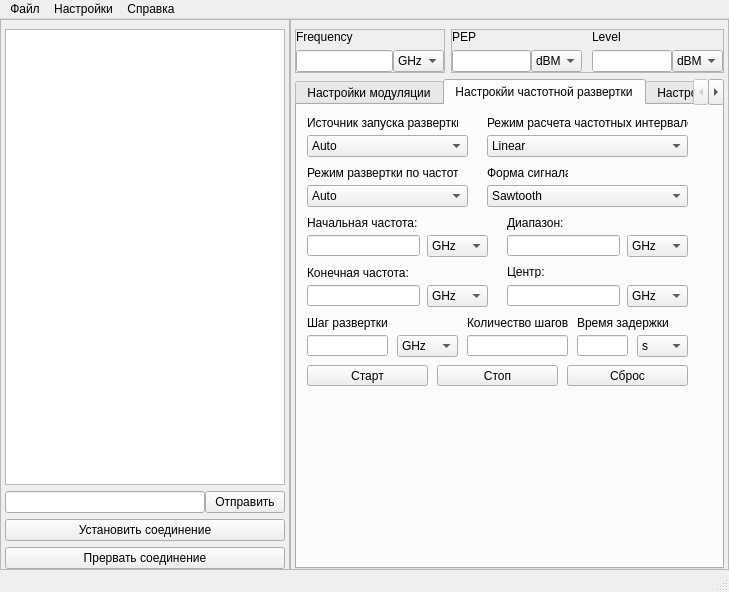
<?xml version="1.0" encoding="UTF-8"?>
<ui version="4.0">
 <class>MainWindow</class>
 <widget class="QMainWindow" name="MainWindow">
  <property name="geometry">
   <rect>
    <x>0</x>
    <y>0</y>
    <width>729</width>
    <height>592</height>
   </rect>
  </property>
  <property name="minimumSize">
   <size>
    <width>729</width>
    <height>0</height>
   </size>
  </property>
  <property name="windowTitle">
   <string>SMW200A settings</string>
  </property>
  <widget class="QWidget" name="centralwidget">
   <layout class="QGridLayout" name="gridLayout_5">
    <property name="leftMargin">
     <number>0</number>
    </property>
    <property name="topMargin">
     <number>0</number>
    </property>
    <property name="rightMargin">
     <number>0</number>
    </property>
    <property name="bottomMargin">
     <number>0</number>
    </property>
    <property name="horizontalSpacing">
     <number>0</number>
    </property>
    <item row="0" column="0">
     <widget class="QFrame" name="frame_Consol">
      <property name="minimumSize">
       <size>
        <width>290</width>
        <height>550</height>
       </size>
      </property>
      <property name="maximumSize">
       <size>
        <width>300</width>
        <height>16777215</height>
       </size>
      </property>
      <property name="frameShape">
       <enum>QFrame::StyledPanel</enum>
      </property>
      <property name="frameShadow">
       <enum>QFrame::Raised</enum>
      </property>
      <layout class="QGridLayout" name="gridLayout_3">
       <property name="leftMargin">
        <number>4</number>
       </property>
       <property name="rightMargin">
        <number>4</number>
       </property>
       <property name="bottomMargin">
        <number>0</number>
       </property>
       <property name="horizontalSpacing">
        <number>0</number>
       </property>
       <item row="3" column="0" colspan="2">
        <widget class="QPushButton" name="pb_Disconnect">
         <property name="text">
          <string>Прервать соединение</string>
         </property>
        </widget>
       </item>
       <item row="0" column="0" colspan="2">
        <widget class="QTextEdit" name="te_Log"/>
       </item>
       <item row="1" column="0">
        <widget class="QLineEdit" name="le_Command">
         <property name="maximumSize">
          <size>
           <width>16777215</width>
           <height>22</height>
          </size>
         </property>
        </widget>
       </item>
       <item row="1" column="1">
        <widget class="QPushButton" name="pb_Send">
         <property name="maximumSize">
          <size>
           <width>16777215</width>
           <height>22</height>
          </size>
         </property>
         <property name="text">
          <string>Отправить</string>
         </property>
        </widget>
       </item>
       <item row="2" column="0" colspan="2">
        <widget class="QPushButton" name="pb_Connection">
         <property name="text">
          <string>Установить соединение</string>
         </property>
        </widget>
       </item>
      </layout>
     </widget>
    </item>
    <item row="0" column="2">
     <widget class="QFrame" name="frame_MainArea">
      <property name="frameShape">
       <enum>QFrame::StyledPanel</enum>
      </property>
      <property name="frameShadow">
       <enum>QFrame::Raised</enum>
      </property>
      <layout class="QGridLayout" name="gridLayout_4">
       <property name="leftMargin">
        <number>4</number>
       </property>
       <property name="rightMargin">
        <number>4</number>
       </property>
       <property name="bottomMargin">
        <number>0</number>
       </property>
       <item row="0" column="0">
        <widget class="QFrame" name="frame_Frequency">
         <property name="minimumSize">
          <size>
           <width>150</width>
           <height>0</height>
          </size>
         </property>
         <property name="frameShape">
          <enum>QFrame::StyledPanel</enum>
         </property>
         <property name="frameShadow">
          <enum>QFrame::Raised</enum>
         </property>
         <layout class="QGridLayout" name="gridLayout">
          <property name="leftMargin">
           <number>0</number>
          </property>
          <property name="topMargin">
           <number>0</number>
          </property>
          <property name="rightMargin">
           <number>0</number>
          </property>
          <property name="bottomMargin">
           <number>0</number>
          </property>
          <property name="horizontalSpacing">
           <number>0</number>
          </property>
          <property name="verticalSpacing">
           <number>6</number>
          </property>
          <item row="2" column="0">
           <widget class="QLineEdit" name="le_Frequency">
            <property name="maximumSize">
             <size>
              <width>16777215</width>
              <height>16777215</height>
             </size>
            </property>
            <property name="alignment">
             <set>Qt::AlignRight|Qt::AlignTrailing|Qt::AlignVCenter</set>
            </property>
           </widget>
          </item>
          <item row="2" column="1">
           <widget class="QComboBox" name="cb_FrequencyUnits">
            <property name="minimumSize">
             <size>
              <width>51</width>
              <height>0</height>
             </size>
            </property>
            <property name="maximumSize">
             <size>
              <width>51</width>
              <height>16777215</height>
             </size>
            </property>
            <item>
             <property name="text">
              <string>GHz</string>
             </property>
            </item>
            <item>
             <property name="text">
              <string>MHz</string>
             </property>
            </item>
            <item>
             <property name="text">
              <string>kHz</string>
             </property>
            </item>
            <item>
             <property name="text">
              <string>Hz</string>
             </property>
            </item>
           </widget>
          </item>
          <item row="1" column="0">
           <widget class="QLabel" name="label">
            <property name="text">
             <string>Frequency</string>
            </property>
           </widget>
          </item>
         </layout>
        </widget>
       </item>
       <item row="0" column="1">
        <widget class="QFrame" name="frame_PepLevel">
         <property name="frameShape">
          <enum>QFrame::StyledPanel</enum>
         </property>
         <property name="frameShadow">
          <enum>QFrame::Raised</enum>
         </property>
         <layout class="QGridLayout" name="gridLayout_2">
          <property name="leftMargin">
           <number>0</number>
          </property>
          <property name="topMargin">
           <number>0</number>
          </property>
          <property name="rightMargin">
           <number>0</number>
          </property>
          <property name="bottomMargin">
           <number>0</number>
          </property>
          <property name="horizontalSpacing">
           <number>0</number>
          </property>
          <item row="1" column="0">
           <widget class="QLineEdit" name="le_PEP">
            <property name="maximumSize">
             <size>
              <width>16777215</width>
              <height>16777215</height>
             </size>
            </property>
            <property name="alignment">
             <set>Qt::AlignRight|Qt::AlignTrailing|Qt::AlignVCenter</set>
            </property>
           </widget>
          </item>
          <item row="1" column="2">
           <spacer name="horizontalSpacer">
            <property name="orientation">
             <enum>Qt::Horizontal</enum>
            </property>
            <property name="sizeType">
             <enum>QSizePolicy::Fixed</enum>
            </property>
            <property name="sizeHint" stdset="0">
             <size>
              <width>10</width>
              <height>20</height>
             </size>
            </property>
           </spacer>
          </item>
          <item row="0" column="3">
           <widget class="QLabel" name="label_3">
            <property name="text">
             <string>Level</string>
            </property>
           </widget>
          </item>
          <item row="1" column="3">
           <widget class="QLineEdit" name="le_Level">
            <property name="maximumSize">
             <size>
              <width>16777215</width>
              <height>16777215</height>
             </size>
            </property>
            <property name="alignment">
             <set>Qt::AlignRight|Qt::AlignTrailing|Qt::AlignVCenter</set>
            </property>
           </widget>
          </item>
          <item row="1" column="4">
           <widget class="QComboBox" name="cb_LevelUnits">
            <property name="minimumSize">
             <size>
              <width>51</width>
              <height>0</height>
             </size>
            </property>
            <property name="maximumSize">
             <size>
              <width>51</width>
              <height>16777215</height>
             </size>
            </property>
            <item>
             <property name="text">
              <string>dBM</string>
             </property>
            </item>
            <item>
             <property name="text">
              <string>dBUV</string>
             </property>
            </item>
            <item>
             <property name="text">
              <string>V</string>
             </property>
            </item>
            <item>
             <property name="text">
              <string>mV</string>
             </property>
            </item>
            <item>
             <property name="text">
              <string>uV</string>
             </property>
            </item>
            <item>
             <property name="text">
              <string>nV</string>
             </property>
            </item>
           </widget>
          </item>
          <item row="1" column="1">
           <widget class="QComboBox" name="cb_PEPUnits_2">
            <property name="minimumSize">
             <size>
              <width>51</width>
              <height>0</height>
             </size>
            </property>
            <property name="maximumSize">
             <size>
              <width>51</width>
              <height>16777215</height>
             </size>
            </property>
            <item>
             <property name="text">
              <string>dBM</string>
             </property>
            </item>
            <item>
             <property name="text">
              <string>dBUV</string>
             </property>
            </item>
            <item>
             <property name="text">
              <string>V</string>
             </property>
            </item>
            <item>
             <property name="text">
              <string>mV</string>
             </property>
            </item>
            <item>
             <property name="text">
              <string>uV</string>
             </property>
            </item>
            <item>
             <property name="text">
              <string>nV</string>
             </property>
            </item>
           </widget>
          </item>
          <item row="0" column="0">
           <widget class="QLabel" name="label_2">
            <property name="text">
             <string>PEP</string>
            </property>
           </widget>
          </item>
         </layout>
        </widget>
       </item>
       <item row="1" column="0" colspan="2">
        <widget class="QTabWidget" name="tw_Settings">
         <property name="tabShape">
          <enum>QTabWidget::Rounded</enum>
         </property>
         <property name="currentIndex">
          <number>1</number>
         </property>
         <widget class="QWidget" name="page_ModSet">
          <attribute name="title">
           <string>Настройки модуляции</string>
          </attribute>
          <widget class="QComboBox" name="cb_AccordingToStandard">
           <property name="geometry">
            <rect>
             <x>10</x>
             <y>70</y>
             <width>191</width>
             <height>22</height>
            </rect>
           </property>
           <item>
            <property name="text">
             <string>APCO</string>
            </property>
           </item>
           <item>
            <property name="text">
             <string>Bluetooth</string>
            </property>
           </item>
           <item>
            <property name="text">
             <string>CDMA2000 Forward</string>
            </property>
           </item>
           <item>
            <property name="text">
             <string>CDMA2000 Reverse</string>
            </property>
           </item>
           <item>
            <property name="text">
             <string>CW in Baseband</string>
            </property>
           </item>
           <item>
            <property name="text">
             <string>DECT</string>
            </property>
           </item>
           <item>
            <property name="text">
             <string>ETC</string>
            </property>
           </item>
           <item>
            <property name="text">
             <string>GSM</string>
            </property>
           </item>
           <item>
            <property name="text">
             <string>GSM EDGE</string>
            </property>
           </item>
           <item>
            <property name="text">
             <string>NADC</string>
            </property>
           </item>
           <item>
            <property name="text">
             <string>PDC</string>
            </property>
           </item>
           <item>
            <property name="text">
             <string>PHS</string>
            </property>
           </item>
           <item>
            <property name="text">
             <string>TD-SCDMA</string>
            </property>
           </item>
           <item>
            <property name="text">
             <string>TETRA</string>
            </property>
           </item>
           <item>
            <property name="text">
             <string>TFTS</string>
            </property>
           </item>
           <item>
            <property name="text">
             <string>WCDMA-3GPP</string>
            </property>
           </item>
           <item>
            <property name="text">
             <string>Worldspace</string>
            </property>
           </item>
           <item>
            <property name="text">
             <string>User</string>
            </property>
           </item>
          </widget>
          <widget class="QComboBox" name="cb_UnitsSymRate">
           <property name="geometry">
            <rect>
             <x>110</x>
             <y>20</y>
             <width>72</width>
             <height>22</height>
            </rect>
           </property>
           <item>
            <property name="text">
             <string>Msym/s</string>
            </property>
           </item>
           <item>
            <property name="text">
             <string>ksym/s</string>
            </property>
           </item>
           <item>
            <property name="text">
             <string>sym/s</string>
            </property>
           </item>
          </widget>
          <widget class="QLabel" name="label_15">
           <property name="geometry">
            <rect>
             <x>10</x>
             <y>50</y>
             <width>161</width>
             <height>16</height>
            </rect>
           </property>
           <property name="text">
            <string>Стандартный набор настроек:</string>
           </property>
          </widget>
          <widget class="QLabel" name="label_16">
           <property name="geometry">
            <rect>
             <x>10</x>
             <y>0</y>
             <width>61</width>
             <height>16</height>
            </rect>
           </property>
           <property name="text">
            <string>Cкорость:</string>
           </property>
          </widget>
          <widget class="QLineEdit" name="le_SymbolRate">
           <property name="geometry">
            <rect>
             <x>10</x>
             <y>20</y>
             <width>101</width>
             <height>21</height>
            </rect>
           </property>
           <property name="alignment">
            <set>Qt::AlignRight|Qt::AlignTrailing|Qt::AlignVCenter</set>
           </property>
          </widget>
          <widget class="QComboBox" name="cb_ModType">
           <property name="geometry">
            <rect>
             <x>220</x>
             <y>70</y>
             <width>191</width>
             <height>22</height>
            </rect>
           </property>
           <item>
            <property name="text">
             <string>ASK</string>
            </property>
           </item>
           <item>
            <property name="text">
             <string>PSK</string>
            </property>
           </item>
           <item>
            <property name="text">
             <string>QAM</string>
            </property>
           </item>
           <item>
            <property name="text">
             <string>FSK</string>
            </property>
           </item>
           <item>
            <property name="text">
             <string>APSK</string>
            </property>
           </item>
           <item>
            <property name="text">
             <string>User</string>
            </property>
           </item>
          </widget>
          <widget class="QLabel" name="label_17">
           <property name="geometry">
            <rect>
             <x>220</x>
             <y>50</y>
             <width>81</width>
             <height>16</height>
            </rect>
           </property>
           <property name="text">
            <string>Тип модуляции:</string>
           </property>
          </widget>
          <widget class="QListWidget" name="lw_AccordingToStandard">
           <property name="geometry">
            <rect>
             <x>10</x>
             <y>100</y>
             <width>191</width>
             <height>261</height>
            </rect>
           </property>
          </widget>
          <widget class="QListWidget" name="lw_ModType">
           <property name="geometry">
            <rect>
             <x>220</x>
             <y>100</y>
             <width>191</width>
             <height>261</height>
            </rect>
           </property>
          </widget>
         </widget>
         <widget class="QWidget" name="page_SweepSet">
          <attribute name="title">
           <string>Настрокйи частотной развертки</string>
          </attribute>
          <widget class="QLabel" name="label_11">
           <property name="geometry">
            <rect>
             <x>280</x>
             <y>210</y>
             <width>91</width>
             <height>16</height>
            </rect>
           </property>
           <property name="text">
            <string>Время задержки:</string>
           </property>
          </widget>
          <widget class="QComboBox" name="cb_SweepShape">
           <property name="geometry">
            <rect>
             <x>190</x>
             <y>80</y>
             <width>201</width>
             <height>22</height>
            </rect>
           </property>
           <item>
            <property name="text">
             <string>Sawtooth</string>
            </property>
           </item>
           <item>
            <property name="text">
             <string>Triangle</string>
            </property>
           </item>
          </widget>
          <widget class="QComboBox" name="cb_TriggerSource">
           <property name="geometry">
            <rect>
             <x>10</x>
             <y>30</y>
             <width>161</width>
             <height>22</height>
            </rect>
           </property>
           <item>
            <property name="text">
             <string>Auto</string>
            </property>
           </item>
           <item>
            <property name="text">
             <string>Immediate</string>
            </property>
           </item>
           <item>
            <property name="text">
             <string>Single</string>
            </property>
           </item>
           <item>
            <property name="text">
             <string>Bus</string>
            </property>
           </item>
           <item>
            <property name="text">
             <string>External</string>
            </property>
           </item>
           <item>
            <property name="text">
             <string>Eauto</string>
            </property>
           </item>
          </widget>
          <widget class="QLabel" name="label_4">
           <property name="geometry">
            <rect>
             <x>10</x>
             <y>160</y>
             <width>101</width>
             <height>16</height>
            </rect>
           </property>
           <property name="text">
            <string>Конечная частота:</string>
           </property>
          </widget>
          <widget class="QLabel" name="label_6">
           <property name="geometry">
            <rect>
             <x>210</x>
             <y>160</y>
             <width>47</width>
             <height>13</height>
            </rect>
           </property>
           <property name="text">
            <string>Центр:</string>
           </property>
          </widget>
          <widget class="QLineEdit" name="le_StepSweep">
           <property name="geometry">
            <rect>
             <x>10</x>
             <y>230</y>
             <width>81</width>
             <height>21</height>
            </rect>
           </property>
           <property name="layoutDirection">
            <enum>Qt::LeftToRight</enum>
           </property>
           <property name="alignment">
            <set>Qt::AlignRight|Qt::AlignTrailing|Qt::AlignVCenter</set>
           </property>
          </widget>
          <widget class="QComboBox" name="cb_SweepFreqMode">
           <property name="geometry">
            <rect>
             <x>10</x>
             <y>80</y>
             <width>161</width>
             <height>22</height>
            </rect>
           </property>
           <item>
            <property name="text">
             <string>Auto</string>
            </property>
           </item>
           <item>
            <property name="text">
             <string>Manual</string>
            </property>
           </item>
           <item>
            <property name="text">
             <string>Step</string>
            </property>
           </item>
          </widget>
          <widget class="QComboBox" name="cb_UninsCenter">
           <property name="geometry">
            <rect>
             <x>330</x>
             <y>180</y>
             <width>61</width>
             <height>22</height>
            </rect>
           </property>
           <item>
            <property name="text">
             <string>GHz</string>
            </property>
           </item>
           <item>
            <property name="text">
             <string>MHz</string>
            </property>
           </item>
           <item>
            <property name="text">
             <string>kHz</string>
            </property>
           </item>
           <item>
            <property name="text">
             <string>Hz</string>
            </property>
           </item>
          </widget>
          <widget class="QLabel" name="label_7">
           <property name="geometry">
            <rect>
             <x>190</x>
             <y>10</y>
             <width>201</width>
             <height>16</height>
            </rect>
           </property>
           <property name="text">
            <string>Режим расчета частотных интервалов:</string>
           </property>
          </widget>
          <widget class="QLineEdit" name="le_CenterFreq">
           <property name="geometry">
            <rect>
             <x>210</x>
             <y>180</y>
             <width>113</width>
             <height>21</height>
            </rect>
           </property>
           <property name="layoutDirection">
            <enum>Qt::LeftToRight</enum>
           </property>
           <property name="alignment">
            <set>Qt::AlignRight|Qt::AlignTrailing|Qt::AlignVCenter</set>
           </property>
          </widget>
          <widget class="QComboBox" name="cb_UnitsLinStep">
           <property name="geometry">
            <rect>
             <x>100</x>
             <y>230</y>
             <width>61</width>
             <height>22</height>
            </rect>
           </property>
           <item>
            <property name="text">
             <string>GHz</string>
            </property>
           </item>
           <item>
            <property name="text">
             <string>MHz</string>
            </property>
           </item>
           <item>
            <property name="text">
             <string>kHz</string>
            </property>
           </item>
           <item>
            <property name="text">
             <string>Hz</string>
            </property>
           </item>
          </widget>
          <widget class="QLabel" name="label_8">
           <property name="geometry">
            <rect>
             <x>190</x>
             <y>60</y>
             <width>81</width>
             <height>16</height>
            </rect>
           </property>
           <property name="text">
            <string>Форма сигнала:</string>
           </property>
          </widget>
          <widget class="QLineEdit" name="le_SweepDwell">
           <property name="geometry">
            <rect>
             <x>280</x>
             <y>230</y>
             <width>51</width>
             <height>21</height>
            </rect>
           </property>
           <property name="layoutDirection">
            <enum>Qt::LeftToRight</enum>
           </property>
           <property name="alignment">
            <set>Qt::AlignRight|Qt::AlignTrailing|Qt::AlignVCenter</set>
           </property>
          </widget>
          <widget class="QComboBox" name="cb_UninsStartFreq">
           <property name="geometry">
            <rect>
             <x>130</x>
             <y>130</y>
             <width>61</width>
             <height>22</height>
            </rect>
           </property>
           <item>
            <property name="text">
             <string>GHz</string>
            </property>
           </item>
           <item>
            <property name="text">
             <string>MHz</string>
            </property>
           </item>
           <item>
            <property name="text">
             <string>kHz</string>
            </property>
           </item>
           <item>
            <property name="text">
             <string>Hz</string>
            </property>
           </item>
          </widget>
          <widget class="QLabel" name="label_10">
           <property name="geometry">
            <rect>
             <x>170</x>
             <y>210</y>
             <width>101</width>
             <height>16</height>
            </rect>
           </property>
           <property name="text">
            <string>Количество шагов:</string>
           </property>
          </widget>
          <widget class="QLineEdit" name="le_StopFreq">
           <property name="geometry">
            <rect>
             <x>10</x>
             <y>180</y>
             <width>113</width>
             <height>21</height>
            </rect>
           </property>
           <property name="layoutDirection">
            <enum>Qt::LeftToRight</enum>
           </property>
           <property name="alignment">
            <set>Qt::AlignRight|Qt::AlignTrailing|Qt::AlignVCenter</set>
           </property>
          </widget>
          <widget class="QLabel" name="label_5">
           <property name="geometry">
            <rect>
             <x>10</x>
             <y>10</y>
             <width>151</width>
             <height>16</height>
            </rect>
           </property>
           <property name="text">
            <string>Источник запуска развертки:</string>
           </property>
          </widget>
          <widget class="QComboBox" name="cb_SweepSpacing">
           <property name="geometry">
            <rect>
             <x>190</x>
             <y>30</y>
             <width>201</width>
             <height>22</height>
            </rect>
           </property>
           <item>
            <property name="text">
             <string>Linear</string>
            </property>
           </item>
           <item>
            <property name="text">
             <string>Logarithmic</string>
            </property>
           </item>
          </widget>
          <widget class="QLineEdit" name="le_SpanFreq">
           <property name="geometry">
            <rect>
             <x>210</x>
             <y>130</y>
             <width>113</width>
             <height>21</height>
            </rect>
           </property>
           <property name="layoutDirection">
            <enum>Qt::LeftToRight</enum>
           </property>
           <property name="alignment">
            <set>Qt::AlignRight|Qt::AlignTrailing|Qt::AlignVCenter</set>
           </property>
          </widget>
          <widget class="QComboBox" name="cb_UnitsRange">
           <property name="geometry">
            <rect>
             <x>330</x>
             <y>130</y>
             <width>61</width>
             <height>22</height>
            </rect>
           </property>
           <item>
            <property name="text">
             <string>GHz</string>
            </property>
           </item>
           <item>
            <property name="text">
             <string>MHz</string>
            </property>
           </item>
           <item>
            <property name="text">
             <string>kHz</string>
            </property>
           </item>
           <item>
            <property name="text">
             <string>Hz</string>
            </property>
           </item>
          </widget>
          <widget class="QLabel" name="label_9">
           <property name="geometry">
            <rect>
             <x>10</x>
             <y>60</y>
             <width>151</width>
             <height>16</height>
            </rect>
           </property>
           <property name="text">
            <string>Режим развертки по частоте:</string>
           </property>
          </widget>
          <widget class="QLabel" name="label_12">
           <property name="geometry">
            <rect>
             <x>10</x>
             <y>210</y>
             <width>81</width>
             <height>16</height>
            </rect>
           </property>
           <property name="text">
            <string>Шаг развертки:</string>
           </property>
          </widget>
          <widget class="QComboBox" name="cb_UnitsSweepDwell">
           <property name="geometry">
            <rect>
             <x>340</x>
             <y>230</y>
             <width>51</width>
             <height>22</height>
            </rect>
           </property>
           <item>
            <property name="text">
             <string>s</string>
            </property>
           </item>
           <item>
            <property name="text">
             <string>ms</string>
            </property>
           </item>
           <item>
            <property name="text">
             <string>us</string>
            </property>
           </item>
          </widget>
          <widget class="QLabel" name="label_13">
           <property name="geometry">
            <rect>
             <x>10</x>
             <y>110</y>
             <width>111</width>
             <height>16</height>
            </rect>
           </property>
           <property name="text">
            <string>Начальная частота:</string>
           </property>
          </widget>
          <widget class="QLineEdit" name="le_StartFreq">
           <property name="geometry">
            <rect>
             <x>10</x>
             <y>130</y>
             <width>113</width>
             <height>21</height>
            </rect>
           </property>
           <property name="layoutDirection">
            <enum>Qt::LeftToRight</enum>
           </property>
           <property name="alignment">
            <set>Qt::AlignRight|Qt::AlignTrailing|Qt::AlignVCenter</set>
           </property>
          </widget>
          <widget class="QComboBox" name="cb_UnitsStopFreq">
           <property name="geometry">
            <rect>
             <x>130</x>
             <y>180</y>
             <width>61</width>
             <height>22</height>
            </rect>
           </property>
           <item>
            <property name="text">
             <string>GHz</string>
            </property>
           </item>
           <item>
            <property name="text">
             <string>MHz</string>
            </property>
           </item>
           <item>
            <property name="text">
             <string>kHz</string>
            </property>
           </item>
           <item>
            <property name="text">
             <string>Hz</string>
            </property>
           </item>
          </widget>
          <widget class="QPushButton" name="pb_StartFreqSweep">
           <property name="geometry">
            <rect>
             <x>10</x>
             <y>260</y>
             <width>121</width>
             <height>21</height>
            </rect>
           </property>
           <property name="text">
            <string>Старт</string>
           </property>
          </widget>
          <widget class="QLineEdit" name="le_SweepPoints">
           <property name="geometry">
            <rect>
             <x>170</x>
             <y>230</y>
             <width>101</width>
             <height>21</height>
            </rect>
           </property>
           <property name="layoutDirection">
            <enum>Qt::LeftToRight</enum>
           </property>
           <property name="alignment">
            <set>Qt::AlignRight|Qt::AlignTrailing|Qt::AlignVCenter</set>
           </property>
          </widget>
          <widget class="QLabel" name="label_14">
           <property name="geometry">
            <rect>
             <x>210</x>
             <y>110</y>
             <width>61</width>
             <height>16</height>
            </rect>
           </property>
           <property name="text">
            <string>Диапазон:</string>
           </property>
          </widget>
          <widget class="QPushButton" name="pb_StopFreqSweep">
           <property name="geometry">
            <rect>
             <x>140</x>
             <y>260</y>
             <width>121</width>
             <height>21</height>
            </rect>
           </property>
           <property name="text">
            <string>Стоп</string>
           </property>
          </widget>
          <widget class="QPushButton" name="pb_ResetFreqSweep">
           <property name="geometry">
            <rect>
             <x>270</x>
             <y>260</y>
             <width>121</width>
             <height>21</height>
            </rect>
           </property>
           <property name="text">
            <string>Сброс</string>
           </property>
          </widget>
         </widget>
         <widget class="QWidget" name="page_IqSet">
          <attribute name="title">
           <string>Настрокйки I/Q</string>
          </attribute>
         </widget>
        </widget>
       </item>
      </layout>
     </widget>
    </item>
   </layout>
  </widget>
  <widget class="QStatusBar" name="statusbar"/>
  <widget class="QMenuBar" name="menuBar">
   <property name="geometry">
    <rect>
     <x>0</x>
     <y>0</y>
     <width>729</width>
     <height>20</height>
    </rect>
   </property>
   <widget class="QMenu" name="menu_File">
    <property name="title">
     <string>Файл</string>
    </property>
   </widget>
   <widget class="QMenu" name="menu_Setup">
    <property name="title">
     <string>Настройки</string>
    </property>
    <addaction name="action_FreqSweep"/>
   </widget>
   <widget class="QMenu" name="menu_Reference">
    <property name="title">
     <string>Справка</string>
    </property>
   </widget>
   <addaction name="menu_File"/>
   <addaction name="menu_Setup"/>
   <addaction name="menu_Reference"/>
  </widget>
  <action name="action_FreqSweep">
   <property name="text">
    <string>Развертка по частоте</string>
   </property>
  </action>
 </widget>
 <resources/>
 <connections/>
</ui>
